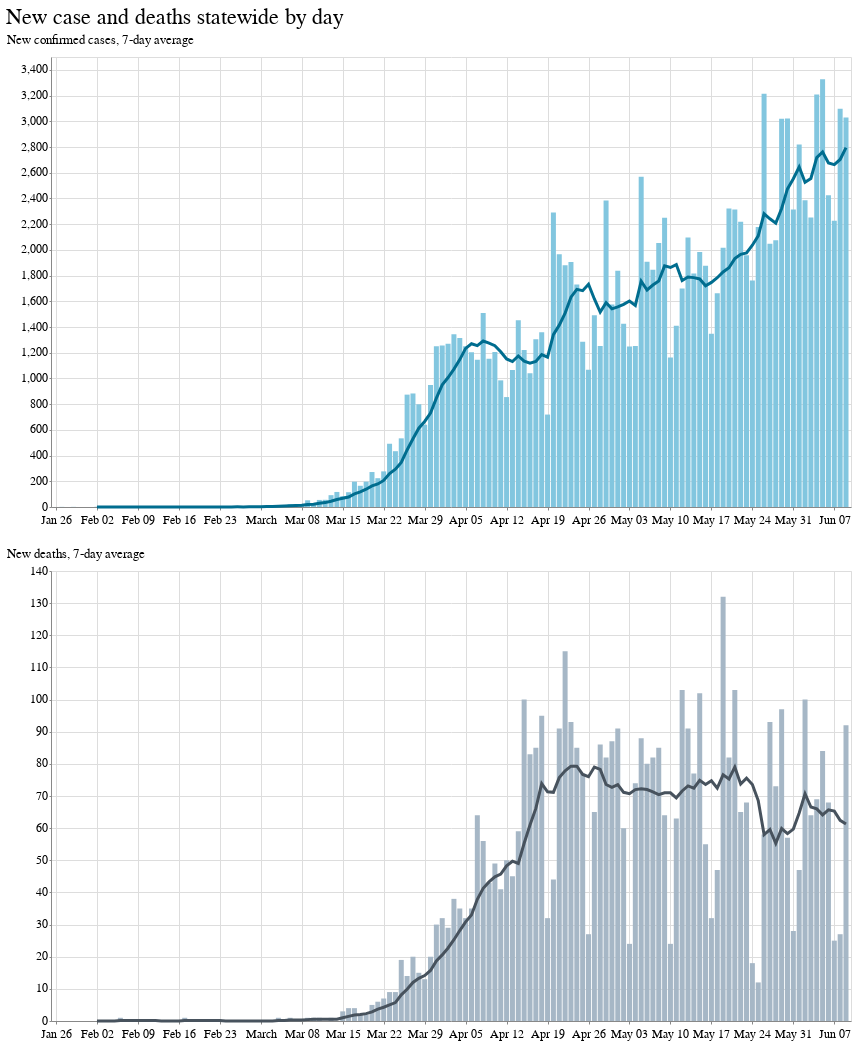

Notebook code for this chart:
### Markdown cell above
Put it all together on the chart

### Code cell
# One base chart object with the data they all share
chart = alt.Chart(state_df).encode(
    x=alt.X("date:T", title=None),
)

# The new cases bars
cases_bars = chart.mark_bar(color=lat.palette['default']).encode(
    y=alt.Y(
        "new_confirmed_cases:Q",
        title="New confirmed cases"
    )
)

# The cases rolling average
cases_line = chart.mark_line(color=lat.palette['accent']).encode(
    y=alt.Y(
        "new_confirmed_cases_rolling_average:Q",
        title="7-day average"
    )
)

# The new deaths bars
deaths_bars = chart.mark_bar(color=lat.palette['schemes']['ice-7'][3]).encode(
    y=alt.Y(
        "new_deaths:Q",
        title="New deaths"
    )
)

# The deaths rolling average
deaths_line = chart.mark_line(color=lat.palette['schemes']['ice-7'][6]).encode(
    y=alt.Y(
        "new_deaths_rolling_average:Q",
        title="7-day average"
    )
)

# Combine it all together into one paired chart
((cases_bars + cases_line) & (deaths_bars + deaths_line)).properties(
    title="New case and deaths statewide by day"
)

### Figure 1 — Vega-Lite specification as saved in the notebook (floating-point values rounded to 4 significant figures; data arrays with more than 128 entries replaced by an {"elided": "..."} marker saying what was removed)
{"config": {"view": {"width": 800, "height": 450}, "background": "#ffffff", "title": {"anchor": "start", "font": "Benton Gothic Bold, sans", "fontColor": "#000000", "fontSize": 22, "fontWeight": "normal"}, "arc": {"fill": "#82c6df"}, "area": {"fill": "#82c6df"}, "line": {"stroke": "#82c6df", "strokeWidth": 3}, "path": {"stroke": "#82c6df"}, "rect": {"fill": "#82c6df"}, "shape": {"stroke": "#82c6df"}, "bar": {"fill": "#82c6df"}, "point": {"stroke": "#82c6df"}, "symbol": {"fill": "#82c6df", "size": 30}, "axis": {"titleFont": "Benton Gothic Bold, sans", "titleFontSize": 13, "titleFontWeight": "normal", "labelFont": "Benton Gothic, sans", "labelFontSize": 11.5, "labelFontWeight": "normal"}, "axisX": {"labelAngle": 0, "labelPadding": 4, "tickSize": 3}, "axisY": {"labelBaseline": "middle", "maxExtent": 45, "minExtent": 45, "tickSize": 2, "titleAlign": "left", "titleAngle": 0, "titleX": -45, "titleY": -11}, "legend": {"titleFont": "Benton Gothic Bold, sans", "titleFontSize": 13, "titleFontWeight": "normal", "symbolType": "square", "labelFont": "Benton Gothic, sans", "labelFontSize": 11.5}, "range": {"category": ["#3580b1", "#ec8431", "#ab7fb4", "#c89d29", "#adc839", "#829eb1"], "diverging": ["#e68a4f", "#f4bb6a", "#f9e39c", "#dadfe2", "#a6b7c6", "#849eae"], "heatmap": ["#fbf2c7", "#f9e39c", "#f8d36e", "#f4bb6a", "#e68a4f", "#d15a40", "#ab4232"], "ordinal": ["#fbf2c7", "#f9e39c", "#f8d36e", "#f4bb6a", "#e68a4f", "#d15a40", "#ab4232"], "ramp": ["#fbf2c7", "#f9e39c", "#f8d36e", "#f4bb6a", "#e68a4f", "#d15a40", "#ab4232"]}}, "vconcat": [{"layer": [{"mark": {"type": "bar", "color": "#82c6df"}, "encoding": {"x": {"type": "temporal", "field": "date", "title": null}, "y": {"type": "quantitative", "field": "new_confirmed_cases", "title": "New confirmed cases"}}}, {"mark": {"type": "line", "color": "#006d8f"}, "encoding": {"x": {"type": "temporal", "field": "date", "title": null}, "y": {"type": "quantitative", "field": "new_confirmed_cases_rolling_average", "title": "7-day average"}}}]}, {"layer": [{"mark": {"type": "bar", "color": "#a6b7c6"}, "encoding": {"x": {"type": "temporal", "field": "date", "title": null}, "y": {"type": "quantitative", "field": "new_deaths", "title": "New deaths"}}}, {"mark": {"type": "line", "color": "#47525d"}, "encoding": {"x": {"type": "temporal", "field": "date", "title": null}, "y": {"type": "quantitative", "field": "new_deaths_rolling_average", "title": "7-day average"}}}]}], "data": {"name": "data-6c1593231748a56bc535c1c30314febc"}, "title": "New case and deaths statewide by day", "$schema": "https://vega.github.io/schema/vega-lite/v4.8.1.json", "datasets": {"data-6c1593231748a56bc535c1c30314febc": {"elided": "136 records"}}}
